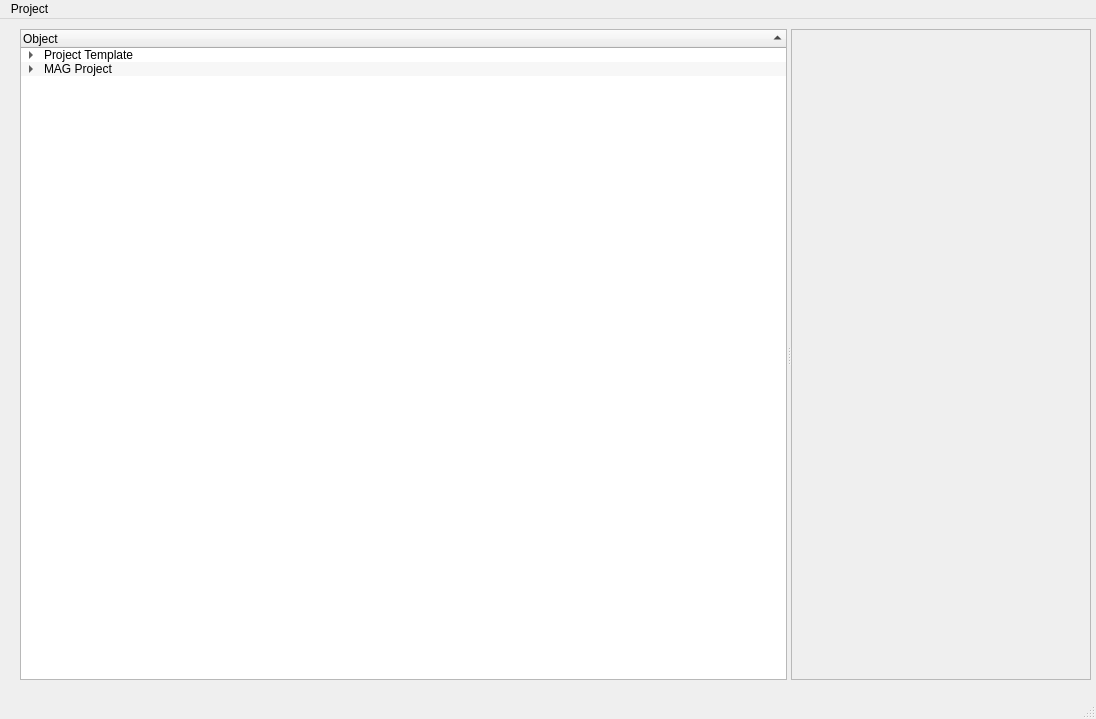
<ui version="4.0" >
 <class>MainWindow</class>
 <widget class="QMainWindow" name="MainWindow" >
  <property name="geometry" >
   <rect>
    <x>0</x>
    <y>0</y>
    <width>1096</width>
    <height>719</height>
   </rect>
  </property>
  <property name="windowTitle" >
   <string>OPUS GUI</string>
  </property>
  <property name="windowIcon" >
   <iconset>../../cuspa/sandbox/travis/installer/logos/urbansim_logo.BMP</iconset>
  </property>
  <widget class="QWidget" name="centralwidget" >
   <widget class="QSplitter" name="splitter" >
    <property name="geometry" >
     <rect>
      <x>20</x>
      <y>10</y>
      <width>1071</width>
      <height>651</height>
     </rect>
    </property>
    <property name="orientation" >
     <enum>Qt::Horizontal</enum>
    </property>
    <widget class="QTreeWidget" name="treeWidget" >
     <property name="contextMenuPolicy" >
      <enum>Qt::ActionsContextMenu</enum>
     </property>
     <property name="acceptDrops" >
      <bool>true</bool>
     </property>
     <property name="autoFillBackground" >
      <bool>true</bool>
     </property>
     <property name="midLineWidth" >
      <number>1</number>
     </property>
     <property name="editTriggers" >
      <set>QAbstractItemView::DoubleClicked|QAbstractItemView::EditKeyPressed|QAbstractItemView::NoEditTriggers</set>
     </property>
     <property name="tabKeyNavigation" >
      <bool>true</bool>
     </property>
     <property name="dragEnabled" >
      <bool>true</bool>
     </property>
     <property name="dragDropOverwriteMode" >
      <bool>true</bool>
     </property>
     <property name="dragDropMode" >
      <enum>QAbstractItemView::DragDrop</enum>
     </property>
     <property name="alternatingRowColors" >
      <bool>true</bool>
     </property>
     <property name="selectionMode" >
      <enum>QAbstractItemView::MultiSelection</enum>
     </property>
     <property name="iconSize" >
      <size>
       <width>1</width>
       <height>1</height>
      </size>
     </property>
     <property name="autoExpandDelay" >
      <number>1</number>
     </property>
     <property name="indentation" >
      <number>20</number>
     </property>
     <property name="sortingEnabled" >
      <bool>true</bool>
     </property>
     <property name="animated" >
      <bool>true</bool>
     </property>
     <property name="allColumnsShowFocus" >
      <bool>true</bool>
     </property>
     <property name="columnCount" >
      <number>1</number>
     </property>
     <column>
      <property name="text" >
       <string>Object</string>
      </property>
     </column>
     <item>
      <property name="text" >
       <string>Project Template</string>
      </property>
      <item>
       <property name="text" >
        <string>Scenario</string>
       </property>
      </item>
      <item>
       <property name="text" >
        <string>Model System</string>
       </property>
       <item>
        <property name="text" >
         <string>Parcel Allocation Model System</string>
        </property>
        <item>
         <property name="text" >
          <string>Submodels</string>
         </property>
        </item>
        <item>
         <property name="text" >
          <string>Real Estate Price Model</string>
         </property>
        </item>
        <item>
         <property name="text" >
          <string>Household Transition Model</string>
         </property>
        </item>
        <item>
         <property name="text" >
          <string>Household Location Choice Model</string>
         </property>
        </item>
        <item>
         <property name="text" >
          <string>Employment Transition Model</string>
         </property>
        </item>
        <item>
         <property name="text" >
          <string>Employment Location Choice Model</string>
         </property>
        </item>
        <item>
         <property name="text" >
          <string>Development Project Proposal Model</string>
         </property>
        </item>
        <item>
         <property name="text" >
          <string>Building Construction Model</string>
         </property>
        </item>
       </item>
      </item>
      <item>
       <property name="text" >
        <string>Data</string>
       </property>
       <item>
        <property name="text" >
         <string>Target Geodatabase</string>
        </property>
       </item>
       <item>
        <property name="text" >
         <string>Initial Data</string>
        </property>
        <item>
         <property name="text" >
          <string>Zone to Zone Travel Data</string>
         </property>
        </item>
        <item>
         <property name="text" >
          <string>Real Estate Prices</string>
         </property>
        </item>
        <item>
         <property name="text" >
          <string>Parcels</string>
         </property>
        </item>
        <item>
         <property name="text" >
          <string>Households by Zone by Sector</string>
         </property>
        </item>
        <item>
         <property name="text" >
          <string>Existing Land Use</string>
         </property>
        </item>
        <item>
         <property name="text" >
          <string>Employment by Zone by Sector</string>
         </property>
        </item>
        <item>
         <property name="text" >
          <string>Business Establishments</string>
         </property>
        </item>
        <item>
         <property name="text" >
          <string>Buildings</string>
         </property>
        </item>
       </item>
       <item>
        <property name="text" >
         <string>Data Quality Tests</string>
        </property>
       </item>
      </item>
     </item>
     <item>
      <property name="text" >
       <string>MAG Project</string>
      </property>
      <item>
       <property name="text" >
        <string>Model System</string>
       </property>
       <item>
        <property name="text" >
         <string>New Sub Item</string>
        </property>
       </item>
      </item>
      <item>
       <property name="text" >
        <string>Data</string>
       </property>
      </item>
     </item>
    </widget>
    <widget class="QFrame" name="frame" >
     <property name="frameShape" >
      <enum>QFrame::StyledPanel</enum>
     </property>
     <property name="frameShadow" >
      <enum>QFrame::Raised</enum>
     </property>
    </widget>
   </widget>
  </widget>
  <widget class="QMenuBar" name="menubar" >
   <property name="geometry" >
    <rect>
     <x>0</x>
     <y>0</y>
     <width>1096</width>
     <height>29</height>
    </rect>
   </property>
   <widget class="QMenu" name="menuProject" >
    <property name="title" >
     <string>Project</string>
    </property>
    <addaction name="actionOpen" />
    <addaction name="actionSave" />
   </widget>
   <addaction name="menuProject" />
  </widget>
  <widget class="QStatusBar" name="statusbar" />
  <action name="actionOpen" >
   <property name="text" >
    <string>Open</string>
   </property>
  </action>
  <action name="actionSave" >
   <property name="text" >
    <string>Save</string>
   </property>
  </action>
 </widget>
 <resources/>
 <connections/>
</ui>
